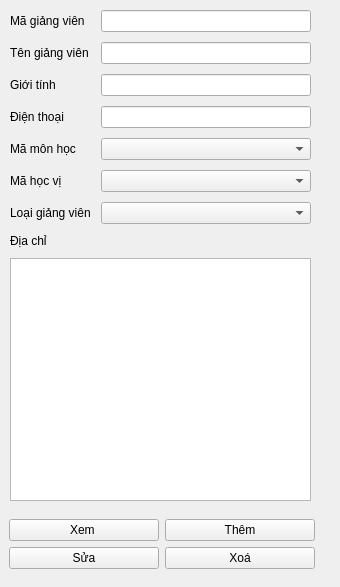
                         <widget class="QWidget" name="tab_1_QLGiangVien">
                          <attribute name="title">
                           <string>Thông tin cá nhân</string>
                          </attribute>
                          <widget class="QFrame" name="gridFrame_tab_1_QLGiangVien_buttons">
                           <property name="geometry">
                            <rect>
                             <x>0</x>
                             <y>510</y>
                             <width>324</width>
                             <height>68</height>
                            </rect>
                           </property>
                           <property name="maximumSize">
                            <size>
                             <width>16777215</width>
                             <height>68</height>
                            </size>
                           </property>
                           <layout class="QGridLayout" name="gridLayout_26">
                            <item row="1" column="1">
                             <widget class="QPushButton" name="pushButton_tab_1_QLGiangVien_delete">
                              <property name="text">
                               <string>Xoá</string>
                              </property>
                             </widget>
                            </item>
                            <item row="0" column="0">
                             <widget class="QPushButton" name="pushButton_tab_1_QLGiangVien_view">
                              <property name="text">
                               <string>Xem </string>
                              </property>
                             </widget>
                            </item>
                            <item row="1" column="0">
                             <widget class="QPushButton" name="pushButton_tab_1_QLGiangVien_edit">
                              <property name="text">
                               <string>Sửa</string>
                              </property>
                             </widget>
                            </item>
                            <item row="0" column="1">
                             <widget class="QPushButton" name="pushButton_tab_1_QLGiangVien_add">
                              <property name="text">
                               <string>Thêm</string>
                              </property>
                             </widget>
                            </item>
                           </layout>
                          </widget>
                          <widget class="QFrame" name="formFrame_GiangVien">
                           <property name="geometry">
                            <rect>
                             <x>0</x>
                             <y>0</y>
                             <width>331</width>
                             <height>511</height>
                            </rect>
                           </property>
                           <layout class="QFormLayout" name="formLayout_GiangVien">
                            <property name="horizontalSpacing">
                             <number>10</number>
                            </property>
                            <property name="verticalSpacing">
                             <number>10</number>
                            </property>
                            <property name="leftMargin">
                             <number>10</number>
                            </property>
                            <property name="topMargin">
                             <number>10</number>
                            </property>
                            <property name="rightMargin">
                             <number>20</number>
                            </property>
                            <property name="bottomMargin">
                             <number>10</number>
                            </property>
                            <item row="0" column="0">
                             <widget class="QLabel" name="label_GiangVien_magiangvien">
                              <property name="styleSheet">
                               <string notr="true"/>
                              </property>
                              <property name="text">
                               <string>Mã giảng viên</string>
                              </property>
                             </widget>
                            </item>
                            <item row="0" column="1">
                             <widget class="QLineEdit" name="lineEdit_GiangVien_magiagngvien"/>
                            </item>
                            <item row="1" column="0">
                             <widget class="QLabel" name="label_GiangVien_tengiangvien">
                              <property name="styleSheet">
                               <string notr="true"/>
                              </property>
                              <property name="text">
                               <string>Tên giảng viên</string>
                              </property>
                             </widget>
                            </item>
                            <item row="1" column="1">
                             <widget class="QLineEdit" name="lineEdit_GiangVien_tengiangvien"/>
                            </item>
                            <item row="2" column="0">
                             <widget class="QLabel" name="label_GiangVien_gioitinh">
                              <property name="styleSheet">
                               <string notr="true"/>
                              </property>
                              <property name="text">
                               <string>Giới tính</string>
                              </property>
                             </widget>
                            </item>
                            <item row="2" column="1">
                             <widget class="QLineEdit" name="lineEdit_GiangVien_gioitinh"/>
                            </item>
                            <item row="3" column="0">
                             <widget class="QLabel" name="label_GiangVien_dienthoai">
                              <property name="styleSheet">
                               <string notr="true"/>
                              </property>
                              <property name="text">
                               <string>Điện thoại</string>
                              </property>
                             </widget>
                            </item>
                            <item row="3" column="1">
                             <widget class="QLineEdit" name="lineEdit_GiangVien_dienthoai"/>
                            </item>
                            <item row="4" column="0">
                             <widget class="QLabel" name="label_GiangVien_mamonhoc">
                              <property name="styleSheet">
                               <string notr="true"/>
                              </property>
                              <property name="text">
                               <string>Mã môn học</string>
                              </property>
                             </widget>
                            </item>
                            <item row="4" column="1">
                             <widget class="QComboBox" name="comboBox_GiangVien_mamonhoc">
                              <property name="maximumSize">
                               <size>
                                <width>16777215</width>
                                <height>30</height>
                               </size>
                              </property>
                             </widget>
                            </item>
                            <item row="5" column="0">
                             <widget class="QLabel" name="label_GiangVien_mahocvi">
                              <property name="styleSheet">
                               <string notr="true"/>
                              </property>
                              <property name="text">
                               <string>Mã học vị</string>
                              </property>
                             </widget>
                            </item>
                            <item row="5" column="1">
                             <widget class="QComboBox" name="comboBox_GiangVien_mahocvi">
                              <property name="maximumSize">
                               <size>
                                <width>16777215</width>
                                <height>30</height>
                               </size>
                              </property>
                             </widget>
                            </item>
                            <item row="6" column="0">
                             <widget class="QLabel" name="label_GiangVien_loaigiangvien">
                              <property name="styleSheet">
                               <string notr="true"/>
                              </property>
                              <property name="text">
                               <string>Loại giảng viên</string>
                              </property>
                             </widget>
                            </item>
                            <item row="6" column="1">
                             <widget class="QComboBox" name="comboBox_GiangVien_loaigiangvien">
                              <property name="maximumSize">
                               <size>
                                <width>16777215</width>
                                <height>30</height>
                               </size>
                              </property>
                             </widget>
                            </item>
                            <item row="7" column="0">
                             <widget class="QLabel" name="label_GiangVien_diachi">
                              <property name="styleSheet">
                               <string notr="true"/>
                              </property>
                              <property name="text">
                               <string>Địa chỉ</string>
                              </property>
                             </widget>
                            </item>
                            <item row="8" column="0" colspan="2">
                             <widget class="QPlainTextEdit" name="plainTextEdit_GiangVien_diachi"/>
                            </item>
                           </layout>
                          </widget>
                         </widget>
